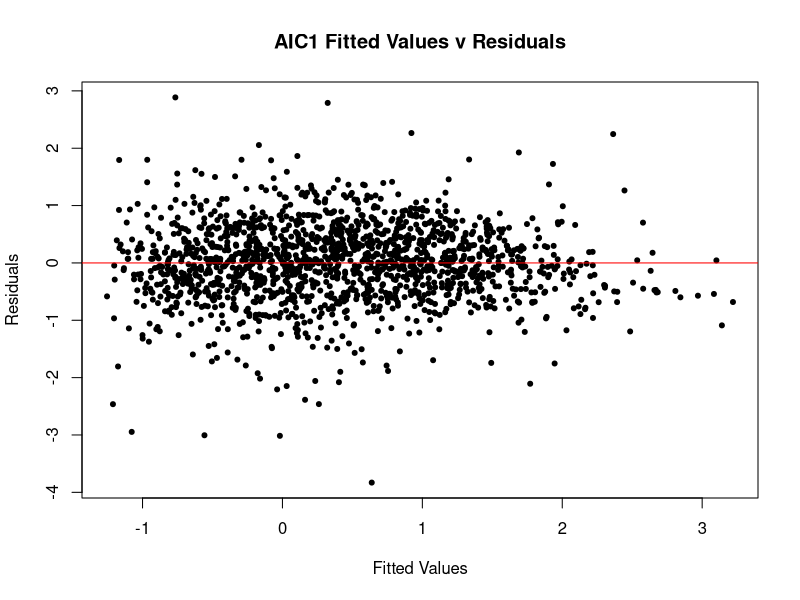
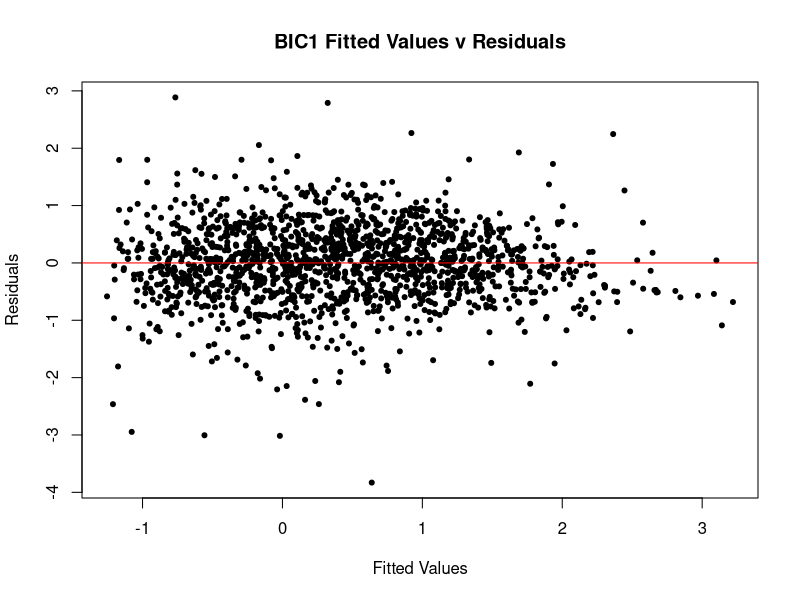
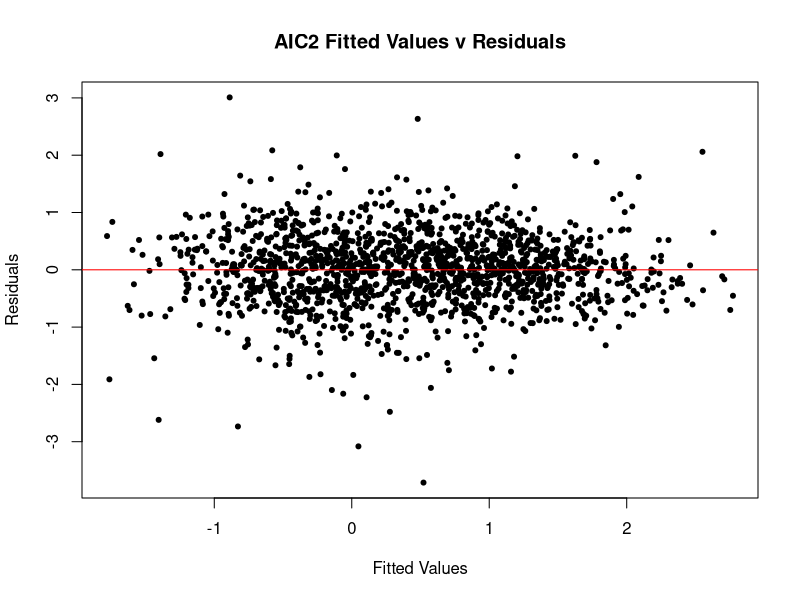
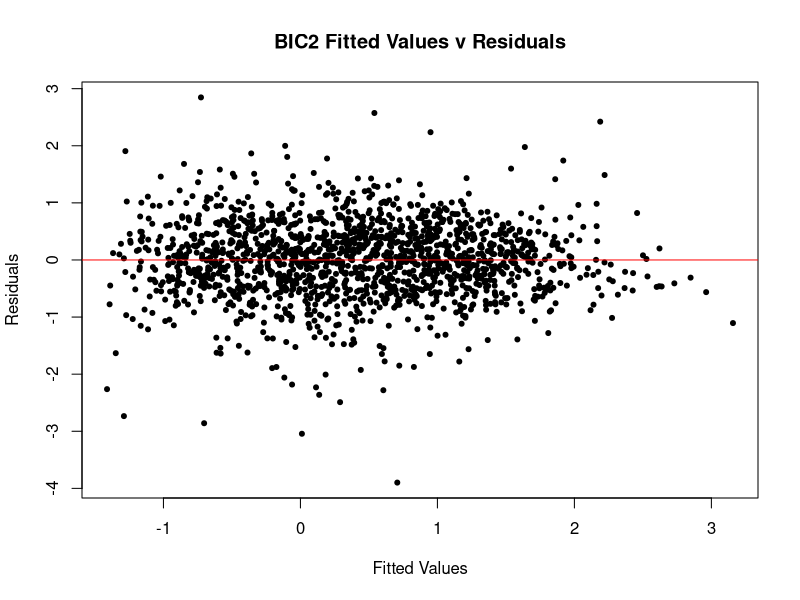
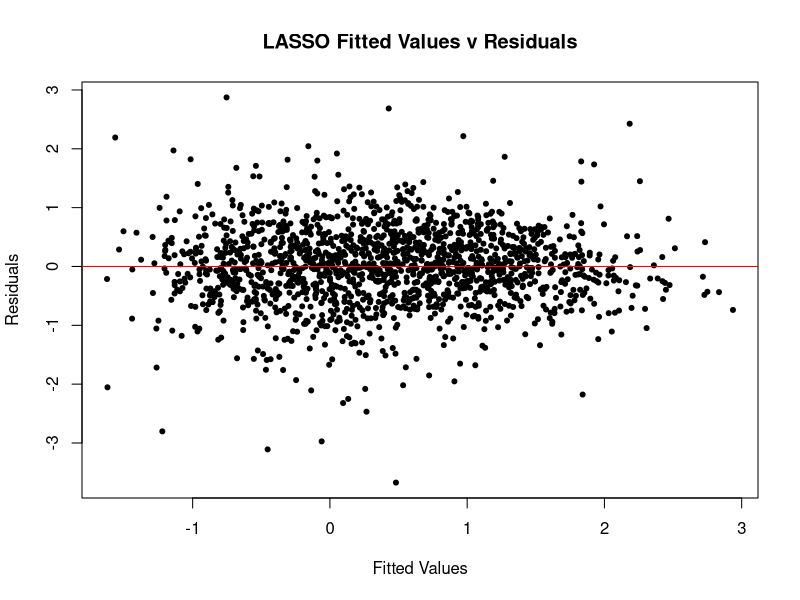

Write R code to recreate these figures, in order.
# 41100 PS6

setwd("/Users/ben/dropbox/Chicago Booth/41100 Regressions/Homework 6")

##################### Question 1 ###########################
# 1 Community Crime
# The file CommunityCrime.csv has violent crime rates for 1994 communities across the US and 25
# descriptive variables. Our goal is to find a good-performing parsimonious model to predict the 
# log crime rate. The demographic variables include:

# • householdsize: mean people per household
# • PctUnemployed: % of people 16 and over unemployed
# • PctFam2Par: % of families (w/ kids) having two parents • PctRecentImmig: % immigrated within 
# 3 years
# • PctHousOccup: % of housing occupied
# • RentMedian: rental housing – median rent
# • PctUsePubTrans: % of people who use public transit

# The rest of the 25 variables are similar, and can be interpreted from their names in the data.

# First split the data into training and testing samples (size and sampling scheme is up to you).

# Import data
crime.0 <- read.csv("CommunityCrime.csv")

# Add a variable for the log of the Violent Crime Rate
crime.0$LogViolentCR <- log(crime.0$ViolentCR)

# Drop the community name and non-logged ViolentCR variables
crime.1 <- crime.0[,c(-1,-2)]

# Set seed so the results are replicable 
set.seed(9)

# Select a random sample of rows
samples <- sort(sample.int(nrow(crime.1), 0.80*nrow(crime.1)))

# Subset the data into training and test datasets.
crime.train <- crime.1[samples,] 
crime.test <- crime.1[-samples,]

# (a) Using the training data, build a model for log crime rate by using forward stepwise selection 
# guided by both AIC and BIC to search through all main effects.

# Create a null model with no independent variables
null <- lm(LogViolentCR ~ 1, data=crime.train)

# Create a full model with all the main effects. 
full <- lm(LogViolentCR ~ ., data=crime.train)

# Create a model using forward stepwise selection
crime.reg.AIC1 <- step(null, scope=formula(full), direction="forward", k=2)
crime.reg.BIC1 <- step(null, scope=formula(full), direction="forward", k=log(nrow(crime.train)))

summary(crime.reg.AIC1)
summary(crime.reg.BIC1)


# (b) Redo (a) allowing for all possible interactions. What has changed?

# Create a full model with all the main effects and interactions
full2 <- lm(LogViolentCR ~ . + .^2, data=crime.train)

# Create a model using forward stepwise selection
crime.reg.AIC2 <- step(null, scope=formula(full2), direction="forward", k=2)
crime.reg.BIC2 <- step(null, scope=formula(full2), direction="forward", k=log(nrow(crime.train)))

summary(crime.reg.AIC2)
summary(crime.reg.BIC2)


# (c) Still within the training data, use the LASSO to select a model from all main effects and
# interactions.

# install.packages("glmnet") #just run this once (on each computer)
library(glmnet)

# Create a dataset without the independent variable.
# Use the full data, rather than training.  We will select the training data later
crime.2 <- crime.1[,c(-26)]

# The model.matrix command creates a matrix of all possible interactions.
# Run model.matrix on the dataset without the independent varaible.
X <- model.matrix(~.^2, crime.2) 

# Remove the interctpt from the matrix. The cv.glmnet command will create an intercept later.
X <- X[,-1]

# Use cv.glmnet to run the LASSO. Only run it on the training data.
cvfit.lasso <- cv.glmnet(x = X[samples,], y = crime.train$LogViolentCR, family="gaussian", alpha=1, standardize=FALSE)

# Extract the Beta coefficients from the LASSO results.
# Two options for the "s" paramater are lambda.1se" and "lambda.min" The lecture did not cover the difference.
betas.lasso.1se <- coef(cvfit.lasso, s = "lambda.1se")

# Get the column numbers of the non-zero beta coefficients.
# Again, EXCLUDE the intercept. We just want the dependent variables. lm() will add an intercept later.
# The code [2:length(betas.lasso.1se)] excludes the intercept because the intercept is the first element of betas.lasso.1se.
model.lasso.1se <- which(betas.lasso.1se[2:length(betas.lasso.1se)]!=0)

# Create a data frame containing the variables selected by LASSO plus the independent variable.
# Note this is an extra step relative to the lecture code.
# This approach lets us calculate MSE later.
lasso.data.1se <- data.frame(crime.1$LogViolentCR, X[,model.lasso.1se])

# Rename the indendent variable
names(lasso.data.1se)[1] <- "LogViolentCR"

# Run a normal regression using the dataset that contains only the LASSO variables.
# Only use the training data rows for the regression.
crime.reg.lasso.1se <- lm(LogViolentCR ~ ., data=lasso.data.1se[samples,])

summary(crime.reg.lasso.1se)


# (d) Compute the BIC-based model probabilities for all the models found thus far, and the 
# model which includes all main effects. Plot the fit for each model against the true value of 
# log crime rate.

# Put the BIC values for all the regressions into a vector
# The syntax c(A=1,B=2) will return a list of named numbers (i.e. 1 is named A, 2 is named B)

BIC <- c(crime.reg.AIC1=extractAIC(crime.reg.AIC1, k=log(nrow(crime.train)))[2],
         crime.reg.BIC1=extractAIC(crime.reg.BIC1, k=log(nrow(crime.train)))[2],
         crime.reg.AIC2=extractAIC(crime.reg.AIC2, k=log(nrow(crime.train)))[2],
         crime.reg.BIC2=extractAIC(crime.reg.BIC2, k=log(nrow(crime.train)))[2],
         crime.reg.lasso.1se=extractAIC(crime.reg.lasso.1se, k=log(nrow(crime.train)))[2])
BIC

# Apply the formula e^((-1/2)*BIC) to each element of the array. 
eBIC <- exp(-0.5*(BIC-min(BIC)))

# Calculate the probabliliy by dividing each eBIC by the sum of all eBIC values
probs <- eBIC/sum(eBIC)
round(probs, 5)

# BIC says the regression from BIC forward stepwise selection has a 99% change of being right

# Plot the fitted values against the residuals
plot(crime.reg.AIC1$fitted.values, crime.reg.AIC1$residuals, main="AIC1 Fitted Values v Residuals",
     xlab="Fitted Values", ylab = "Residuals", pch=20)
abline(h=0, col = "red")

plot(crime.reg.BIC1$fitted.values, crime.reg.BIC1$residuals, main="BIC1 Fitted Values v Residuals",
     xlab="Fitted Values", ylab = "Residuals", pch=20)
abline(h=0, col = "red")

plot(crime.reg.AIC2$fitted.values, crime.reg.AIC2$residuals, main="AIC2 Fitted Values v Residuals",
     xlab="Fitted Values", ylab = "Residuals", pch=20)
abline(h=0, col = "red")

plot(crime.reg.BIC2$fitted.values, crime.reg.BIC2$residuals, main="BIC2 Fitted Values v Residuals",
     xlab="Fitted Values", ylab = "Residuals", pch=20)
abline(h=0, col = "red")

plot(crime.reg.lasso.1se$fitted.values, crime.reg.lasso.1se$residuals, main="LASSO Fitted Values v Residuals",
     xlab="Fitted Values", ylab = "Residuals", pch=20)
abline(h=0, col = "red")


# (e) Use the test data to compare out-of-sample MSE performance. Compare your results with what 
# you found in (d).

# Calculate errors using the predict function and the test data
crime.error.AIC1 <- predict(crime.reg.AIC1, newdata=crime.test)-crime.test$LogViolentCR
crime.error.BIC1 <- predict(crime.reg.BIC1, newdata=crime.test)-crime.test$LogViolentCR
crime.error.AIC2 <- predict(crime.reg.AIC2, newdata=crime.test)-crime.test$LogViolentCR
crime.error.BIC2 <- predict(crime.reg.BIC2, newdata=crime.test)-crime.test$LogViolentCR
crime.error.lasso.1se <- predict(crime.reg.lasso.1se, newdata=lasso.data.1se[-samples,])-crime.test$LogViolentCR

#comparing the errors
MSE <- c(crime.mse.AIC1=mean(crime.error.AIC1^2), crime.mse.BIC1=mean(crime.error.BIC1^2), 
  crime.mse.AIC2=mean(crime.error.AIC2^2), crime.mse.BIC2=mean(crime.error.BIC2^2), 
  crime.mse.lasso.1se=mean(crime.error.lasso.1se^2))

round(MSE, 5)

# The regression using AIC on interactions has the lowest MSE.

# (f) Use cv.glmnet to fit Ridge regression on all main effects and interactions. Compute the 
# out- of-sample MSE and compare to (e). (You may want to consult ?predict.cv.glmnet.)

# Use cv.glmnet with alpha = 0 for ridge regression
cvfit.ridge <- cv.glmnet(x = X[samples,], y = crime.train$LogViolentCR, family="gaussian", alpha=0, standardize=FALSE)

# Calculate errors using the predict function and the test data
crime.error.ridge.1se <- predict(cvfit.ridge, newx = X[-samples,], s = "lambda.1se") - crime.test$LogViolentCR

#comparing the errors
MSE <- c(crime.mse.AIC1=mean(crime.error.AIC1^2), crime.mse.BIC1=mean(crime.error.BIC1^2), 
         crime.mse.AIC2=mean(crime.error.AIC2^2), crime.mse.BIC2=mean(crime.error.BIC2^2), 
         crime.mse.lasso.1se=mean(crime.error.lasso.1se^2), 
         crime.mse.ridge.1se=mean(crime.error.ridge.1se^2))

round(MSE, 5)

# AIC with interactions still wins.